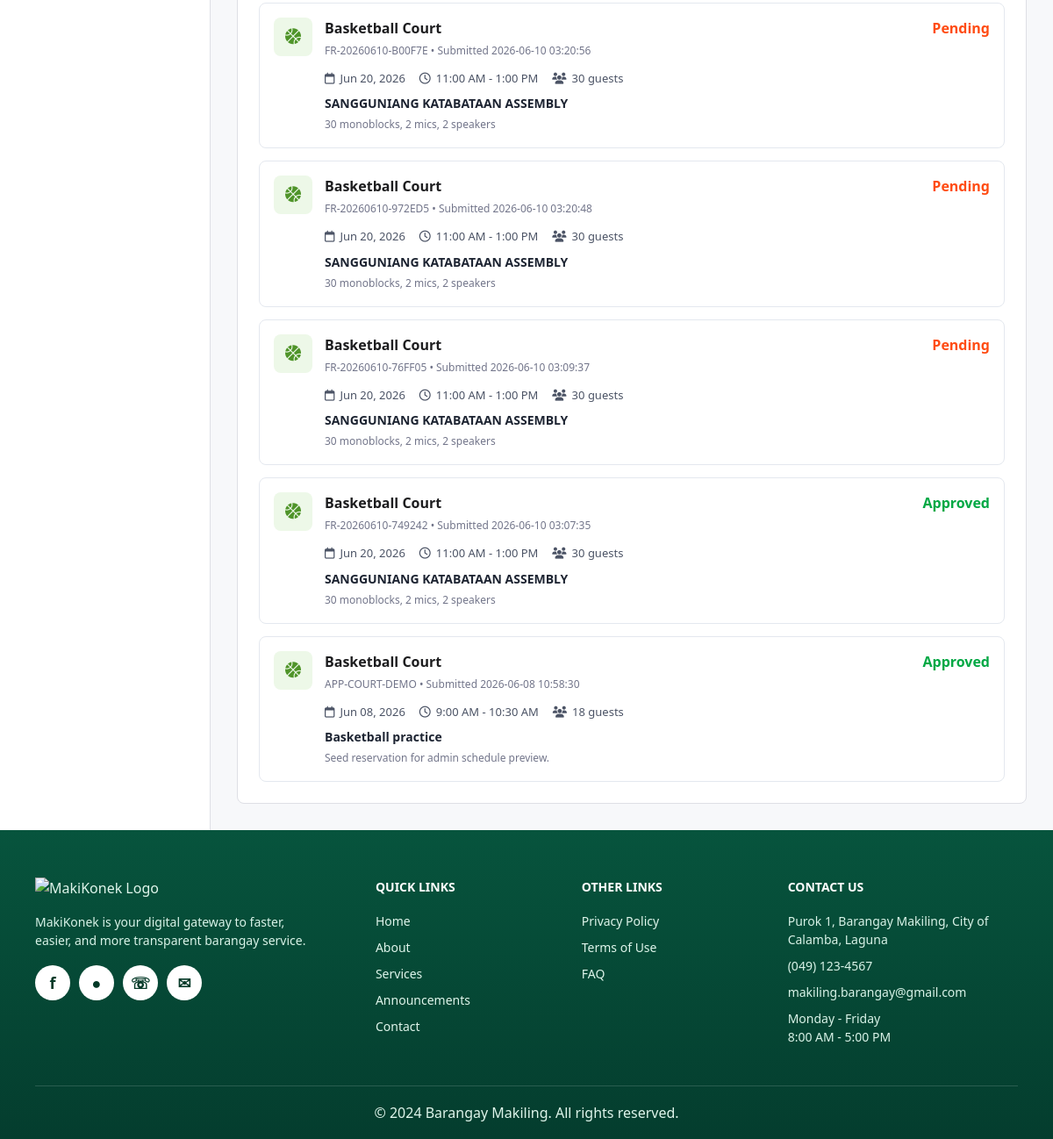
Page /Web_App/resident/reservations.php (signed in, lower part) on the earlier database version.
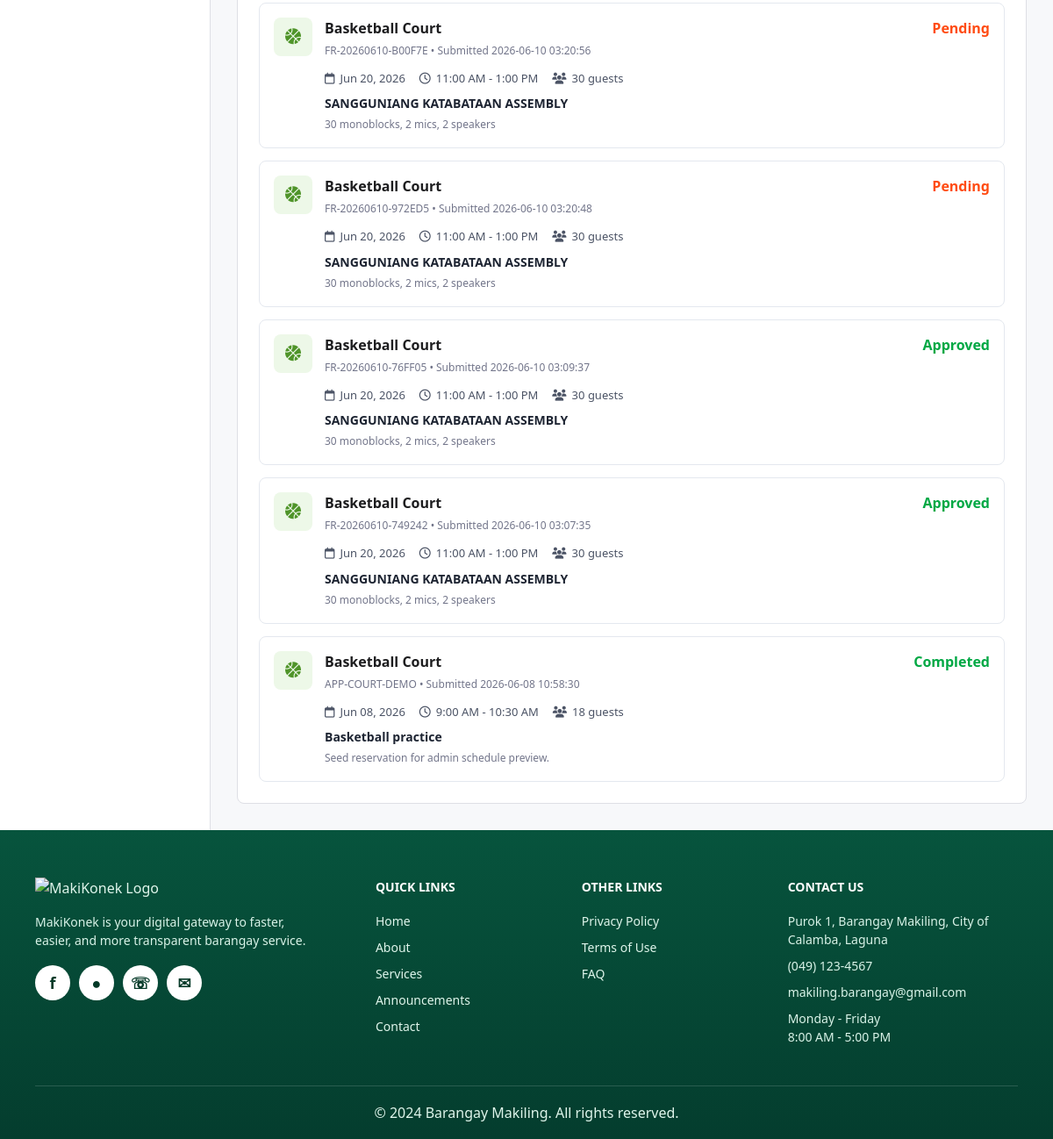
Same page on the later database version.
### tables this page shows
CREATE TABLE `facility_reservations` (
  `reservation_id` int(11) NOT NULL,
  `user_id` int(11) NOT NULL,
  `facility_id` int(11) NOT NULL,
  `reference_no` varchar(50) NOT NULL,
  `reservation_date` date NOT NULL,
  `start_time` time NOT NULL,
  `end_time` time NOT NULL,
  `expected_guests` int(11) NOT NULL,
  `purpose` text NOT NULL,
  `additional_notes` text DEFAULT NULL,
  `reservation_fee` decimal(10,2) DEFAULT NULL,
  `status` varchar(20) DEFAULT 'pending',
  `created_at` timestamp NOT NULL DEFAULT current_timestamp()
);

CREATE TABLE `facilities` (
  `facility_id` int(11) NOT NULL,
  `name` varchar(100) NOT NULL,
  `description` text DEFAULT NULL,
  `base_fee` decimal(10,2) NOT NULL,
  `open_time` time NOT NULL,
  `close_time` time NOT NULL,
  `max_guests` int(11) NOT NULL
);

### Web_App/resident/reservations.php (the view, shortened to what this page needs)
<?php
require_once __DIR__ . '/../includes/db_connect.php';
$resident_id = (int) $_SESSION['resident_id'];
$reservations_stmt = mysqli_prepare($conn, "
    SELECT fr.reference_no, fr.reservation_date, fr.start_time, fr.end_time,
           fr.expected_guests, fr.purpose, fr.additional_notes, fr.status, fr.created_at,
           f.name AS facility
    FROM facility_reservations fr
    JOIN facilities f ON fr.facility_id = f.facility_id
    WHERE fr.user_id = ?
    ORDER BY fr.created_at DESC, fr.reservation_id DESC
");
mysqli_stmt_bind_param($reservations_stmt, "i", $resident_id);
mysqli_stmt_execute($reservations_stmt);
$reservations_result = mysqli_stmt_get_result($reservations_stmt);
$myReservations = [];
while ($row = mysqli_fetch_assoc($reservations_result)) {
    $myReservations[] = $row;
}
?>
<!DOCTYPE html>
<html lang="en">
<head>
    <link rel="stylesheet" href="https://cdnjs.cloudflare.com/ajax/libs/font-awesome/6.5.0/css/all.min.css">
    <link rel="stylesheet" href="../assets/css/header.css?v=20260608a">
    <link rel="stylesheet" href="../assets/css/footer.css?v=20260529e">
    <link rel="stylesheet" href="../assets/css/resident.css?v=20260610a">
</head>
<body class="resident-page">
    <div class="resident-shell">
        <?php include __DIR__ . '/partials/resident_sidebar.php'; ?>
        <main class="resident-main">
            <section class="reservations-container">
                <?php if (empty($myReservations)): ?>
                <div class="empty-reservations">
                    <i class="fa-regular fa-calendar"></i>
                    <h3>No reservations yet</h3>
                    <p>Book a facility to see your reservations here</p>
                </div>
                <?php else: ?>
                <div class="reservation-list">
                    <?php foreach ($myReservations as $reservation): ?>
                    <article class="reservation-item">
                        <div class="reservation-item-icon <?php echo $reservation['facility'] === 'Basketball Court' ? 'court' : 'hall'; ?>">
                            <i class="<?php echo $reservation['facility'] === 'Basketball Court' ? 'fa-solid fa-basketball' : 'fa-regular fa-building'; ?>"></i>
                        </div>
                        <div class="reservation-item-body">
                            <div class="reservation-item-top">
                                <div>
                                    <h3><?php echo htmlspecialchars($reservation['facility']); ?></h3>
                                    <span><?php echo htmlspecialchars($reservation['reference_no']); ?> • Submitted <?php echo htmlspecialchars($reservation['created_at']); ?></span>
                                </div>
                                <strong class="status <?php echo htmlspecialchars(strtolower($reservation['status'])); ?>"><?php echo htmlspecialchars($reservation['status']); ?></strong>
                            </div>
                            <div class="reservation-details">
                                <span><i class="fa-regular fa-calendar"></i><?php echo date('M d, Y', strtotime($reservation['reservation_date'])); ?></span>
                                <span><i class="fa-regular fa-clock"></i><?php echo date('g:i A', strtotime($reservation['start_time'])); ?> - <?php echo date('g:i A', strtotime($reservation['end_time'])); ?></span>
                                <span><i class="fa-solid fa-users"></i><?php echo htmlspecialchars((string) $reservation['expected_guests']); ?> guests</span>
                            </div>
                            <p><?php echo htmlspecialchars($reservation['purpose']); ?></p>
                            <?php if (!empty($reservation['additional_notes'])): ?>
                            <small><?php echo htmlspecialchars($reservation['additional_notes']); ?></small>
                            <?php endif; ?>
                        </div>
                    </article>
                    <?php endforeach; ?>
                </div>
                <?php endif; ?>
            </section>
        </main>
    </div>
    <?php
    $footerBase = '../public/';
    $footerAssetBase = '../assets';
    include __DIR__ . '/../includes/footer.php';
    ?>
</body>
</html>

### Web_App/resident/partials/resident_sidebar.php (shortened to what this page needs)
<aside class="resident-sidebar">
</aside>

### Web_App/includes/footer.php (shortened to what this page needs)
<?php
$footerBase = $footerBase ?? '';
$footerAssetBase = $footerAssetBase ?? '../assets';
?>
<footer class="site-footer">
    <div class="footer-grid">
        <div>
            <img class="footer-logo" src="<?php echo $footerAssetBase; ?>/img/logo-makikonek.png" alt="MakiKonek Logo">
            <p>MakiKonek is your digital gateway to faster, easier, and more transparent barangay service.</p>
            <div class="social-row" style="display: flex; gap: 10px; align-items: center;">
                <a href="#">f</a>
                <a href="#">●</a>
                <a href="#">☏</a>
                <a href="#">✉</a>
            </div>
        </div>
        <div>
            <h3>Quick Links</h3>
            <a href="<?php echo $footerBase; ?>index.php">Home</a>
            <a href="<?php echo $footerBase; ?>about.php">About</a>
            <a href="<?php echo $footerBase; ?>services.php">Services</a>
            <a href="<?php echo $footerBase; ?>announcements.php">Announcements</a>
            <a href="<?php echo $footerBase; ?>index.php#contact">Contact</a>
        </div>
        <div>
            <h3>Other Links</h3>
            <a href="#">Privacy Policy</a>
            <a href="#">Terms of Use</a>
            <a href="#">FAQ</a>
        </div>
        <div>
            <h3>Contact Us</h3>
            <p>Purok 1, Barangay Makiling, City of Calamba, Laguna</p>
            <p>(049) 123-4567</p>
            <p>makiling.barangay@gmail.com</p>
            <p>Monday - Friday<br>8:00 AM - 5:00 PM</p>
        </div>
    </div>
    <div class="copyright">
        &copy; 2024 Barangay Makiling. All rights reserved.
    </div>
</footer>

### Web_App/assets/css/footer.css (style rules this page uses)
.site-footer { color: #dff5eb; background: linear-gradient(180deg, #07543d, #043d2e); }
.footer-grid { display: grid; width: min(1120px, calc(100% - 40px)); grid-template-columns: 1.5fr 0.8fr 0.8fr 1.2fr; gap: 60px; margin: 0 auto; padding: 54px 0 36px; }
.footer-logo { width: 170px; margin-bottom: 16px; }
.site-footer h3 { margin: 0 0 18px; color: #fff; font-size: 14px; text-transform: uppercase; }
.site-footer p, .site-footer a { display: block; margin: 0 0 9px; color: #d9f3e8; font-size: 14px; }
.social-row { display: flex; gap: 12px; margin-top: 18px; }
.social-row a { display: inline-flex; width: 34px; height: 34px; align-items: center; justify-content: center; border-radius: 50%; color: #004733; background: #fff; font-weight: 900; }
.copyright { width: min(1120px, calc(100% - 40px)); margin: 0 auto; border-top: 1px solid rgba(255, 255, 255, 0.15); padding: 18px 0; text-align: center; }

### Web_App/assets/css/resident.css (style rules this page uses)
:root { --resident-green: #75b83b; --resident-green-dark: #26912f; --resident-green-soft: #e8f6e7; --resident-blue: #1769ff; --resident-orange: #ff5b20; --resident-purple: #8a35ff; --resident-ink: #1d1d1f; --resident-muted: #72758a; --resident-line: #dedfe5; --resident-bg: #f7f8fa; --resident-card: #fff; --resident-radius: 8px; --resident-shadow: 0 16px 34px rgba(23, 33, 48, 0.08); }
* { box-sizing: border-box; }
body.resident-page { margin: 0; color: var(--resident-ink); background: var(--resident-bg); font-family: "Aptos", "Segoe UI", system-ui, sans-serif; line-height: 1.5; }
body.resident-page a { color: inherit; text-decoration: none; }
body.resident-page img { display: block; max-width: 100%; }
.resident-shell { display: grid; grid-template-columns: 240px minmax(0, 1fr); width: min(1260px, 100%); margin: 0 auto; }
.resident-sidebar { min-height: calc(100vh - 70px); border-right: 1px solid var(--resident-line); background: #fff; padding: 20px 14px; }
.resident-main { min-width: 0; padding: 30px; }
.status { font-weight: 800; }
.status.approved, .status.completed { color: #00a844; }
.status.pending { color: #ff4c13; }
.reservations-container { border: 1px solid var(--resident-line); border-radius: var(--resident-radius); background: #fff; padding: 24px; }
.reservation-list { display: grid; gap: 14px; }
.reservation-item { display: grid; grid-template-columns: auto 1fr; gap: 14px; border: 1px solid #e4e8ef; border-radius: 8px; padding: 16px; background: #fff; }
.reservation-item-icon { display: grid; width: 44px; height: 44px; place-items: center; border-radius: 8px; font-size: 18px; }
.reservation-item-icon.court { color: #4f9429; background: #edf8e8; }
.reservation-item-body { min-width: 0; }
.reservation-item-top { display: flex; align-items: flex-start; justify-content: space-between; gap: 16px; }
.reservation-item h3 { margin: 0; font-size: 16px; }
.reservation-item-top span, .reservation-item small { color: var(--resident-muted); font-size: 12px; }
.reservation-details { display: flex; flex-wrap: wrap; gap: 10px 16px; margin: 12px 0 8px; color: #4b5365; font-size: 13px; }
.reservation-details span { display: inline-flex; align-items: center; gap: 6px; }
.reservation-item p { margin: 0; color: #1d2432; font-size: 14px; font-weight: 700; }

### Web_App/includes/footer.php (style rules this page uses)
.social-row a { display: inline-flex !important; align-items: center !important; justify-content: center !important; width: 40px !important; height: 40px !important; background-color: #ffffff !important; color: #043927 !important; border-radius: 50% !important; text-decoration: none !important; font-weight: bold !important; font-size: 18px !important; }

Differences in the rows shown:
changed facility_reservations "FR-20260610-76FF05": status "Pending" → "Approved"
changed facility_reservations "Basketball practice": status "Approved" → "Completed"
